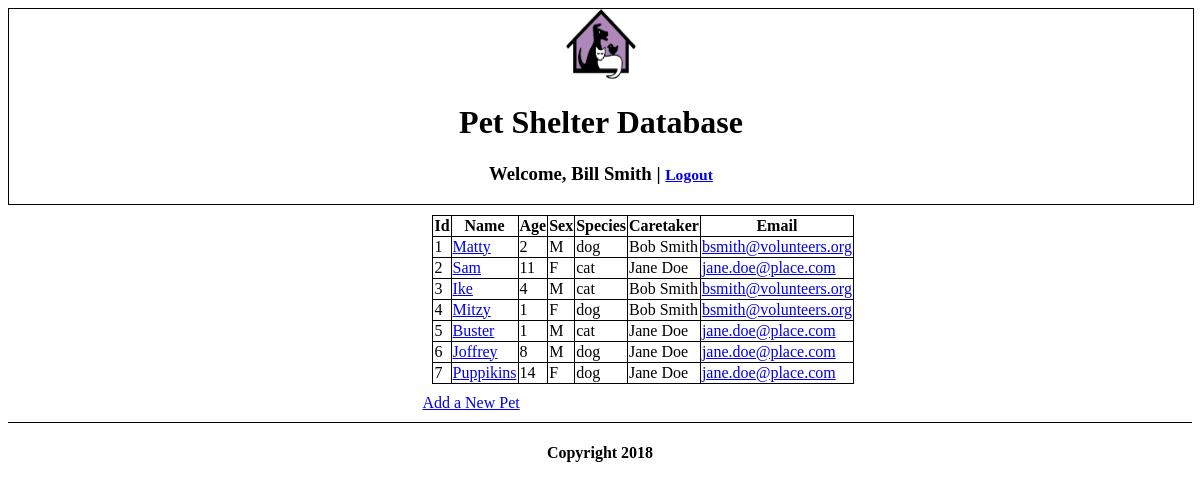
The page /final-pets/pets/index.php (signed in) on the database its author committed.
### tables this page shows
CREATE TABLE IF NOT EXISTS `pets` (
  `pet_id` int(10) unsigned NOT NULL,
  `name` varchar(256) DEFAULT NULL,
  `age` int(11) DEFAULT NULL,
  `sex` varchar(1) DEFAULT NULL,
  `species` varchar(128) DEFAULT NULL,
  `caretaker_id` smallint(6) NOT NULL
);

CREATE TABLE IF NOT EXISTS `caretakers` (
  `caretaker_id` smallint(6) NOT NULL,
  `caretaker_name` varchar(100) NOT NULL,
  `email` varchar(100) NOT NULL
);

### final-pets/pets/index.php (the view, shortened to what this page needs)
<?php
include_once 'includes/header.php';
$conn = new mysqli($hn, $un, $pw, $db);
$query = "SELECT pet_id, name, age, sex, species, caretaker_name, email
		FROM pets NATURAL JOIN caretakers ORDER BY pet_id ASC";
$result = $conn->query($query);
echo "<table><tr> <th>Id</th> <th>Name</th><th>Age</th><th>Sex</th><th>Species</th><th>Caretaker</th><th>Email</th></tr>";
while ($row = $result->fetch_assoc()) {
	echo '<tr>';
	echo "<td>".$row["pet_id"]."</td><td>";
	echo "<a href=\"viewpet.php?id=".$row["pet_id"]."\">".$row["name"]."</a>";
	echo "</td><td>".$row["age"]."</td><td>".$row["sex"]."</td><td>".$row["species"]."</td><td>".$row["caretaker_name"]."</td>";
	echo "<td><a href=\"mailto:".$row["email"]."\">".$row["email"]."</a></td>";
	echo '</tr>';
}
echo "</table>";
echo "<a href=\"addnewpet.php\">Add a New Pet</a>";
include_once 'includes/footer.php';
?>

### final-pets/pets/includes/header.php (shortened to what this page needs)
<!DOCTYPE html>
<html>
<head>
<link rel="stylesheet" type="text/css" href="includes/animalshelter.css" />
</head>
<body>
<header>
	<a href="index.php"><img src="images/shelter_logo.jpg" width="70" height="70"></a>
	<h1>Pet Shelter Database</h1>
	<?php
	if (isset($_SESSION['fname']) && isset($_SESSION['lname']) ) {
		echo "<h3>Welcome, ".$_SESSION['fname']." ".$_SESSION['lname'];
		echo " | <small><a href=\"sign_out.php\">Logout</a></small></h3>";
	}
	?>
</header>
<div id="body">

### final-pets/pets/includes/footer.php
</div>
<footer>
<h4>Copyright <?php echo date("Y") ?></h4>
</footer>
</body>
</html>

### final-pets/pets/includes/animalshelter.css (style rules this page uses)
table { border-collapse: collapse; margin: 10px; }
table, tr, th, td { border: 1px solid #000; }
header { border: 1px solid #000; text-align:center;width:100%; }
footer { border-top: 1px solid #000; text-align:center;width:100%;margin-top: 10px; }
#body { width: 30%; margin-left: auto; margin-right:auto; }

### rows shown on the page
pets: pet_id "1", name "Matty", age "2", sex "M", species "dog", caretaker.caretaker_name "Bob Smith", caretaker.email "bsmith@volunteers.org"
pets: pet_id "2", name "Sam", age "11", sex "F", species "cat", caretaker.caretaker_name "Jane Doe", caretaker.email "jane.doe@place.com"
pets: pet_id "3", name "Ike", age "4", sex "M", species "cat", caretaker.caretaker_name "Bob Smith", caretaker.email "bsmith@volunteers.org"
pets: pet_id "4", name "Mitzy", age "1", sex "F", species "dog", caretaker.caretaker_name "Bob Smith", caretaker.email "bsmith@volunteers.org"
pets: pet_id "5", name "Buster", age "1", sex "M", species "cat", caretaker.caretaker_name "Jane Doe", caretaker.email "jane.doe@place.com"
pets: pet_id "6", name "Joffrey", age "8", sex "M", species "dog", caretaker.caretaker_name "Jane Doe", caretaker.email "jane.doe@place.com"
pets: pet_id "7", name "Puppikins", age "14", sex "F", species "dog", caretaker.caretaker_name "Jane Doe", caretaker.email "jane.doe@place.com"

### other values the page prints
$_SESSION['fname'] "Bill"
$_SESSION['lname'] "Smith"
